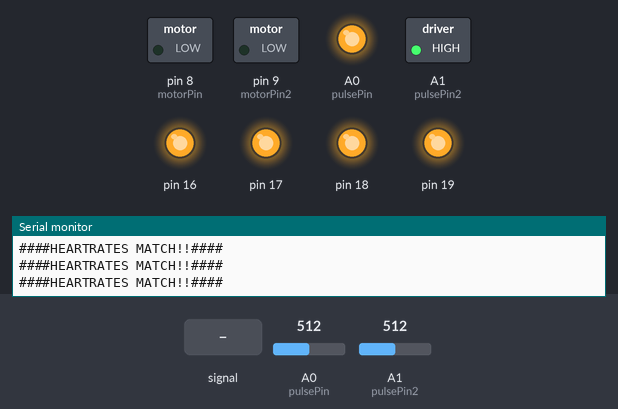
Bench run of a sketch on a simulated Arduino Uno, built with avr-gcc and run on an emulated ATmega328P. Parts: switched loads named in the sketch (green lamp = pin HIGH), output pins drawn as LEDs (lit = HIGH), the last lines printed to the serial monitor. Dashed ring = blinking. The inputs (shaded band) are chosen by the test bench; at power-on: A1 (pulsePin2) = 512, A0 (pulsePin) = 512.

Above: at 1.2 s.
1.3 s: A0 (pulsePin) fed a 200 Hz sine of ±81 counts around its level
At 2.9 s:
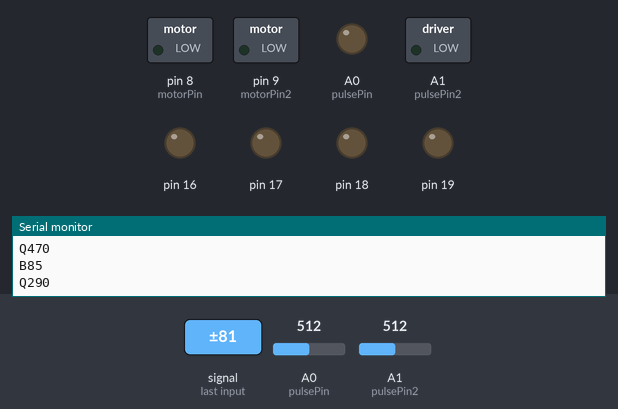
4.3 s: A1 (pulsePin2) fed a 200 Hz sine of ±81 counts around its level
At 5.33 s:
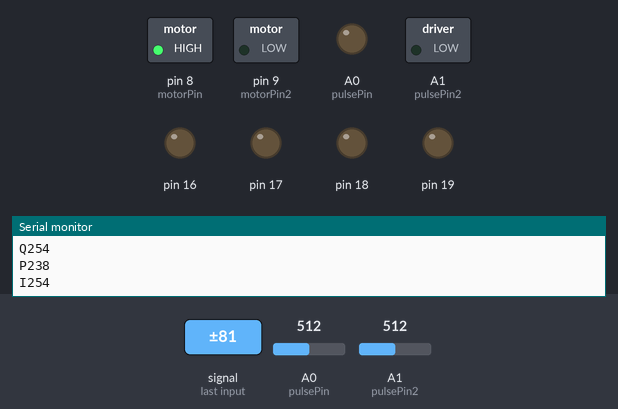
7.3 s: A1 (pulsePin2) set to 535
At 9.7 s:
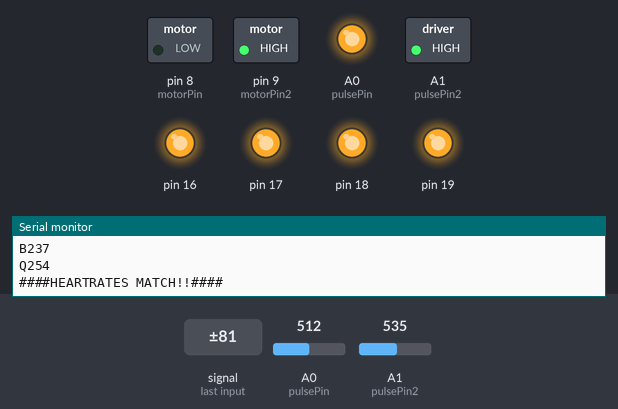
10.3 s: A0 (pulsePin) set to 535
At 11.8 s:
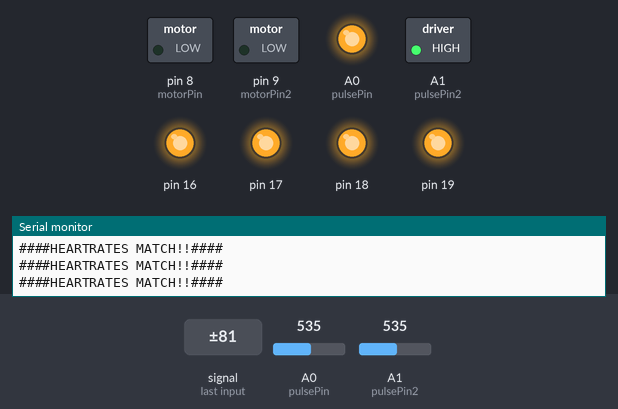
Timing chart, 0 to 12.9 s (numbered marks = the images above; inputs shaded):
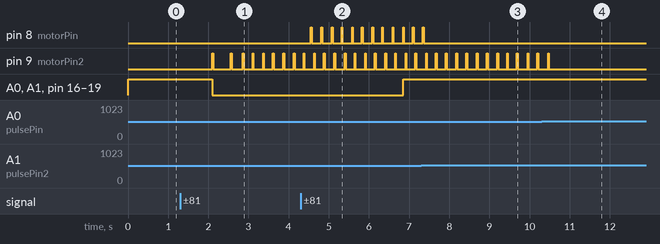

The sketch:

HeartSyncCode.ino
```cpp
/*  Pulse Sensor Amped 1.4    by Joel Murphy and Yury Gitman


Modified by Caitlin Pickall for Physical Computing 1 - Spring 2015
Modified to read from two sensors at once and check if they are in sync.

*/

//  Variables
int pulsePin = A0;                 // Pulse Sensor purple wire connected to analog pin 0
int pulsePin2 = A1;
int motorPin = 8;
int motorPin2 = 9;


// Volatile Variables, used in the interrupt service routine!
volatile int BPM;                   // int that holds raw Analog in 0. updated every 2mS
volatile int Signal;                // holds the incoming raw data
volatile int IBI = 600;             // int that holds the time interval between beats! Must be seeded!
volatile boolean Pulse = false;     // "True" when User's live heartbeat is detected. "False" when not a "live beat".
volatile boolean QS = false;        // becomes true when Arduoino finds a beat.


volatile int BPM2;                   // int that holds raw Analog in 0. updated every 2mS
volatile int Signal2;                // holds the incoming raw data
volatile int IBI2 = 600;             // int that holds the time interval between beats! Must be seeded!
volatile boolean Pulse2 = false;     // "True" when User's live heartbeat is detected. "False" when not a "live beat".
volatile boolean QS2 = false;        // becomes true when Arduoino finds a beat.


void setup(){
  Serial.begin(115200);
  interruptSetup();                 // sets up to read Pulse Sensor signal every 2mS
  pinMode(motorPin, OUTPUT);
  pinMode(motorPin2, OUTPUT);
  for(int i = 14; i < 34; i++){
  pinMode(i, OUTPUT);
}
}


void loop(){

  if (QS == true){
        serialOutputWhenBeatHappens();
        digitalWrite(motorPin2, HIGH);
        QS = false;
       } else {
         digitalWrite(motorPin2, LOW);
       }

    if (QS2 == true){
        serialOutputWhenBeatHappens2();
        digitalWrite(motorPin, HIGH);
        QS2 = false;
       } else {
         digitalWrite(motorPin, LOW);
       }

    if (QS == true && QS2 == true){
      Serial.println("###BEAT AT THE SAME TIME####");

    }

    if (abs(BPM - BPM2) < 2){
      Serial.println("####HEARTRATES MATCH!!####");
      for (int i = 14; i < 34; i++){
        digitalWrite(i, HIGH);
      }
    } else {
      for (int i = 14; i < 34; i++){
        digitalWrite(i, LOW);
      }
    }

  delay(20);
}
```

AllSerialHandling.ino
```cpp
void serialOutputWhenBeatHappens(){
        sendDataToSerial('B',BPM);   // send heart rate with a 'B' prefix
        sendDataToSerial('Q',IBI);   // send time between beats with a 'Q' prefix
}

void serialOutputWhenBeatHappens2(){
        sendDataToSerial('       P',BPM);   // send heart rate with a 'B' prefix
        sendDataToSerial('       I',IBI);   // send time between beats with a 'Q' prefix
}


void sendDataToSerial(char symbol, int data ){
    Serial.print(symbol);
    Serial.println(data);
  }
```

Interrupt.ino
```cpp
volatile int rate[10];                    // array to hold last ten IBI values
volatile unsigned long sampleCounter = 0;          // used to determine pulse timing
volatile unsigned long lastBeatTime = 0;           // used to find IBI
volatile int P =512;                      // used to find peak in pulse wave, seeded
volatile int T = 512;                     // used to find trough in pulse wave, seeded
volatile int thresh = 525;                // used to find instant moment of heart beat, seeded
volatile int amp = 100;                   // used to hold amplitude of pulse waveform, seeded
volatile boolean firstBeat = true;        // used to seed rate array so we startup with reasonable BPM
volatile boolean secondBeat = false;      // used to seed rate array so we startup with reasonable BPM

volatile int rate2[10];                    // array to hold last ten IBI values
volatile unsigned long sampleCounter2 = 0;          // used to determine pulse timing
volatile unsigned long lastBeatTime2 = 0;           // used to find IBI
volatile int P2 =512;                      // used to find peak in pulse wave, seeded
volatile int T2 = 512;                     // used to find trough in pulse wave, seeded
volatile int thresh2 = 525;                // used to find instant moment of heart beat, seeded
volatile int amp2 = 100;                   // used to hold amplitude of pulse waveform, seeded
volatile boolean firstBeat2 = true;        // used to seed rate array so we startup with reasonable BPM
volatile boolean secondBeat2 = false;      // used to seed rate array so we startup with reasonable BPM

void interruptSetup(){
  // Initializes Timer2 to throw an interrupt every 2mS.
  TCCR2A = 0x02;     // DISABLE PWM ON DIGITAL PINS 3 AND 11, AND GO INTO CTC MODE
  TCCR2B = 0x06;     // DON'T FORCE COMPARE, 256 PRESCALER
  OCR2A = 0X7C;      // SET THE TOP OF THE COUNT TO 124 FOR 500Hz SAMPLE RATE
  TIMSK2 = 0x02;     // ENABLE INTERRUPT ON MATCH BETWEEN TIMER2 AND OCR2A
  sei();             // MAKE SURE GLOBAL INTERRUPTS ARE ENABLED
}


// THIS IS THE TIMER 2 INTERRUPT SERVICE ROUTINE.
// Timer 2 makes sure that we take a reading every 2 miliseconds
ISR(TIMER2_COMPA_vect){                         // triggered when Timer2 counts to 124
  cli();                                      // disable interrupts while we do this
  Signal = analogRead(pulsePin);              // read the Pulse Sensor
  Signal2 = analogRead(pulsePin2);
  sampleCounter += 2;                         // keep track of the time in mS with this variable
  int N = sampleCounter - lastBeatTime;       // monitor the time since the last beat to avoid noise
  int N2 = sampleCounter - lastBeatTime2;

    //  find the peak and trough of the pulse wave
  if(Signal < thresh && N > (IBI/5)*3){       // avoid dichrotic noise by waiting 3/5 of last IBI
    if (Signal < T){                        // T is the trough
      T = Signal;                         // keep track of lowest point in pulse wave
    }
  }

  if(Signal > thresh && Signal > P){          // thresh condition helps avoid noise
    P = Signal;                             // P is the peak
  }                                        // keep track of highest point in pulse wave

  //  NOW IT'S TIME TO LOOK FOR THE HEART BEAT
  // signal surges up in value every time there is a pulse
  if (N > 250){                                   // avoid high frequency noise
    if ( (Signal > thresh) && (Pulse == false) && (N > (IBI/5)*3) ){
      Pulse = true;                               // set the Pulse flag when we think there is a pulse
      IBI = sampleCounter - lastBeatTime;         // measure time between beats in mS
      lastBeatTime = sampleCounter;               // keep track of time for next pulse

      if(secondBeat){                        // if this is the second beat, if secondBeat == TRUE
        secondBeat = false;                  // clear secondBeat flag
        for(int i=0; i<=9; i++){             // seed the running total to get a realisitic BPM at startup
          rate[i] = IBI;
        }
      }

      if(firstBeat){                         // if it's the first time we found a beat, if firstBeat == TRUE
        firstBeat = false;                   // clear firstBeat flag
        secondBeat = true;                   // set the second beat flag
        sei();                               // enable interrupts again
        return;                              // IBI value is unreliable so discard it
      }


      // keep a running total of the last 10 IBI values
      word runningTotal = 0;                  // clear the runningTotal variable

      for(int i=0; i<=8; i++){                // shift data in the rate array
        rate[i] = rate[i+1];                  // and drop the oldest IBI value
        runningTotal += rate[i];              // add up the 9 oldest IBI values
      }

      rate[9] = IBI;                          // add the latest IBI to the rate array
      runningTotal += rate[9];                // add the latest IBI to runningTotal
      runningTotal /= 10;                     // average the last 10 IBI values
      BPM = 60000/runningTotal;               // how many beats can fit into a minute? that's BPM!
      QS = true;                              // set Quantified Self flag
    }
  }

  if (Signal < thresh && Pulse == true){   // when the values are going down, the beat is over
    Pulse = false;                         // reset the Pulse flag so we can do it again
    amp = P - T;                           // get amplitude of the pulse wave
    thresh = amp/2 + T;                    // set thresh at 50% of the amplitude
    P = thresh;                            // reset these for next time
    T = thresh;
  }

  if (N > 2500){                           // if 2.5 seconds go by without a beat
    thresh = 512;                          // set thresh default
    P = 512;                               // set P default
    T = 512;                               // set T default
    lastBeatTime = sampleCounter;          // bring the lastBeatTime up to date
    firstBeat = true;                      // set these to avoid noise
    secondBeat = false;                    // when we get the heartbeat back
  }

  //**********DO EVERYTHING AGAIN FOR THE SECOND SENSOR****************************

      //  find the peak and trough of the pulse wave
  if(Signal2 < thresh2 && N2 > (IBI/5)*3){       // avoid dichrotic noise by waiting 3/5 of last IBI
    if (Signal2 < T2){                        // T is the trough
      T2 = Signal2;                         // keep track of lowest point in pulse wave
    }
  }

  if(Signal2 > thresh2 && Signal2 > P2){          // thresh condition helps avoid noise
    P2 = Signal2;                             // P is the peak
  }                                        // keep track of highest point in pulse wave

  //  NOW IT'S TIME TO LOOK FOR THE HEART BEAT
  // signal surges up in value every time there is a pulse
  if (N2 > 250){                                   // avoid high frequency noise
    if ( (Signal2 > thresh2) && (Pulse2 == false) && (N2 > (IBI/5)*3) ){
      Pulse2 = true;                               // set the Pulse flag when we think there is a pulse
      IBI2 = sampleCounter - lastBeatTime2;         // measure time between beats in mS
      lastBeatTime2 = sampleCounter;               // keep track of time for next pulse

      if(secondBeat2){                        // if this is the second beat, if secondBeat == TRUE
        secondBeat2 = false;                  // clear secondBeat flag
        for(int i=0; i<=9; i++){             // seed the running total to get a realisitic BPM at startup
          rate[i] = IBI2;
        }
      }

      if(firstBeat2){                         // if it's the first time we found a beat, if firstBeat == TRUE
        firstBeat2 = false;                   // clear firstBeat flag
        secondBeat2 = true;                   // set the second beat flag
        sei();                               // enable interrupts again
        return;                              // IBI value is unreliable so discard it
      }


      // keep a running total of the last 10 IBI values
      word runningTotal2 = 0;                  // clear the runningTotal variable

      for(int i=0; i<=8; i++){                // shift data in the rate array
        rate2[i] = rate2[i+1];                  // and drop the oldest IBI value
        runningTotal2 += rate2[i];              // add up the 9 oldest IBI values
      }

      rate2[9] = IBI2;                          // add the latest IBI to the rate array
      runningTotal2 += rate2[9];                // add the latest IBI to runningTotal
      runningTotal2 /= 10;                     // average the last 10 IBI values
      BPM2 = 60000/runningTotal2;               // how many beats can fit into a minute? that's BPM!
      QS2 = true;                              // set Quantified Self flag
      // QS FLAG IS NOT CLEARED INSIDE THIS ISR
    }
  }

  if (Signal2 < thresh2 && Pulse2 == true){   // when the values are going down, the beat is over
    Pulse2 = false;                         // reset the Pulse flag so we can do it again
    amp2 = P2 - T2;                           // get amplitude of the pulse wave
    thresh2 = amp2/2 + T2;                    // set thresh at 50% of the amplitude
    P2 = thresh2;                            // reset these for next time
    T2 = thresh2;
  }

  if (N2 > 2500){                           // if 2.5 seconds go by without a beat
    thresh2 = 512;                          // set thresh default
    P2 = 512;                               // set P default
    T2 = 512;                               // set T default
    lastBeatTime2 = sampleCounter2;          // bring the lastBeatTime up to date
    firstBeat2 = true;                      // set these to avoid noise
    secondBeat2 = false;                    // when we get the heartbeat back
  }

  sei();                                   // enable interrupts when youre done!
}// end isr
```

Source omitted: Timer_Interrupt_Notes.ino (6807 bytes)

Measured:
- after the input at 1.3 s, pin 9 (motorPin2): goes HIGH 0.02 s, LOW 0.44 s, HIGH 0.02 s, LOW 0.28 s, 5 × (HIGH 0.02 s, LOW 0.22 s), HIGH 0.02 s, then LOW, starting after 0.80 s; A0 (pulsePin), A1 (pulsePin2), pin 16–19: HIGH → LOW after 0.80 s
- after the input at 4.3 s, pin 8 (motorPin): alternates HIGH for 0.02 s and LOW for 0.24 s, starting after 0.25 s; A0 (pulsePin), A1 (pulsePin2), pin 16–19: LOW → HIGH after 2.6 s
- after the input at 7.3 s, pin 8 (motorPin): goes on until 7.4 s, then stays LOW
- after the input at 10.3 s, pin 9 (motorPin2): goes on until 10.5 s, then stays LOW
